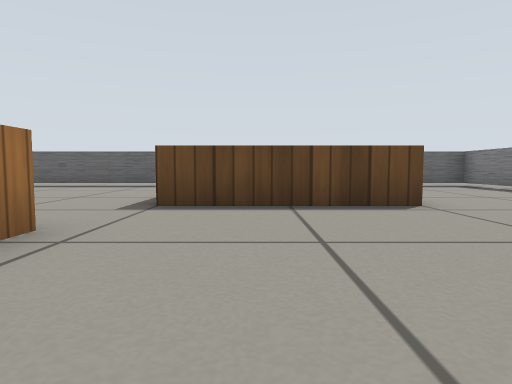
[1] (above)

20 first-person views from a walk through a Gazebo world. The camera is 0.28 m above the floor, tilts 4° down and sees 75° across. The floor is counted in squares, 0.5 m on a side. Each view is taken from the middle of a square. On the plan, view 1 faces up. The plan holds only what a view shows up to about 9 squares ahead; the rest is blank. Simple patterns stand in for the simulator's built-in surfaces.

[2]
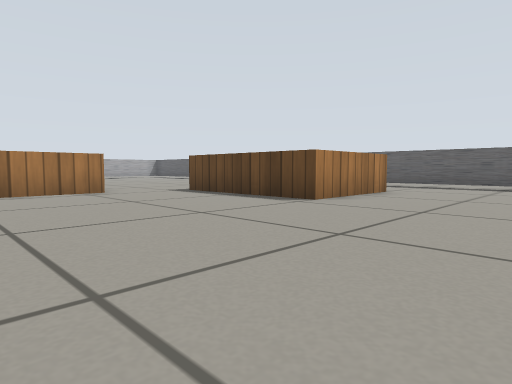

[3]
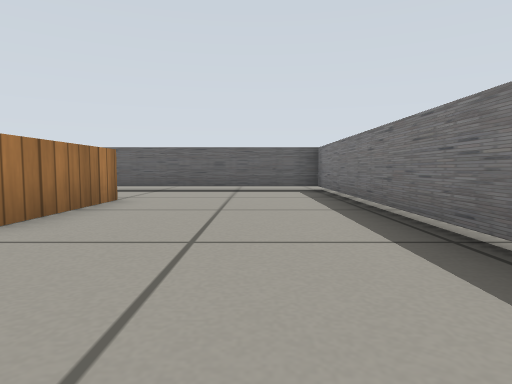

[4]
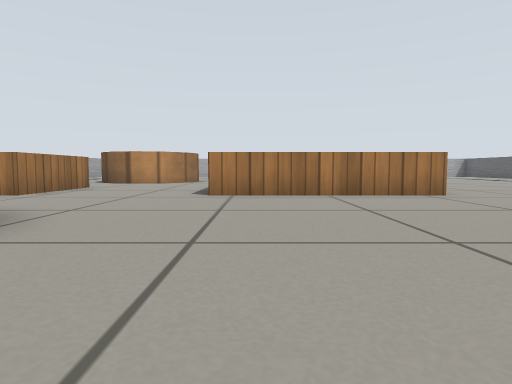

[5]
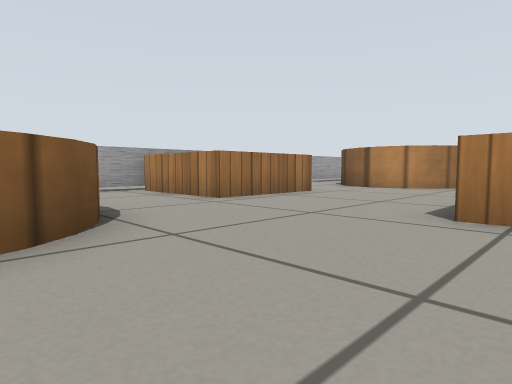

[6]
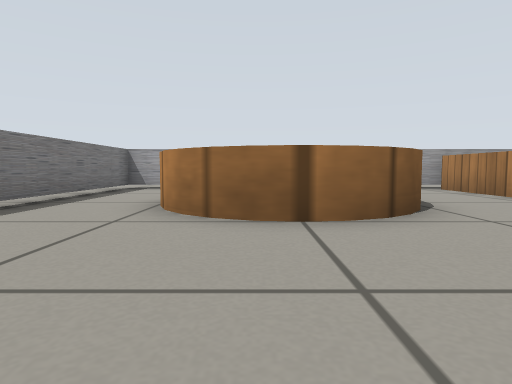

[7]
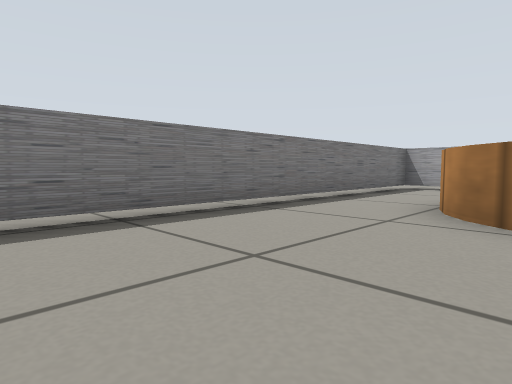

[8]
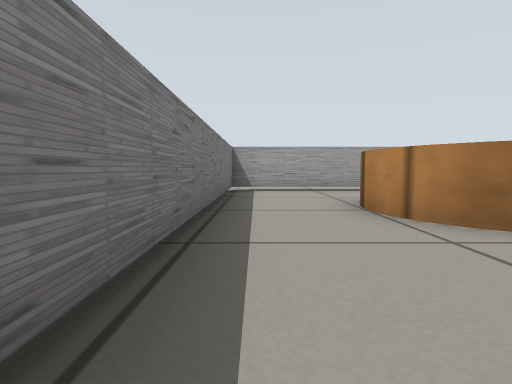

[9]
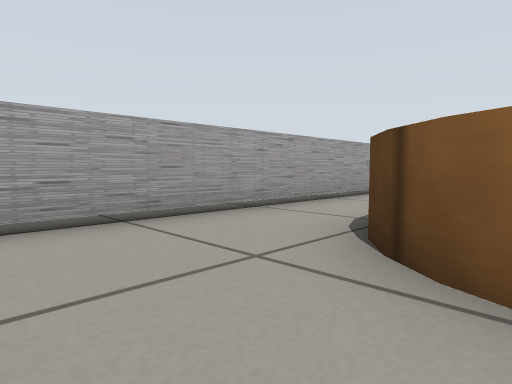

[10]
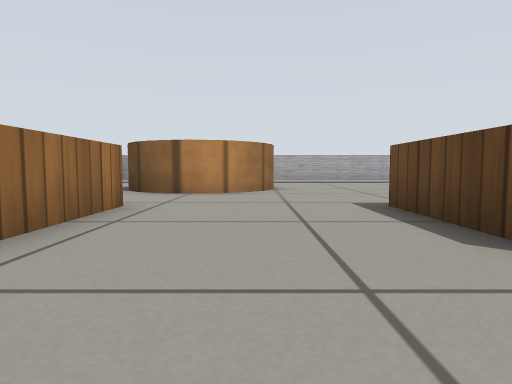

[11]
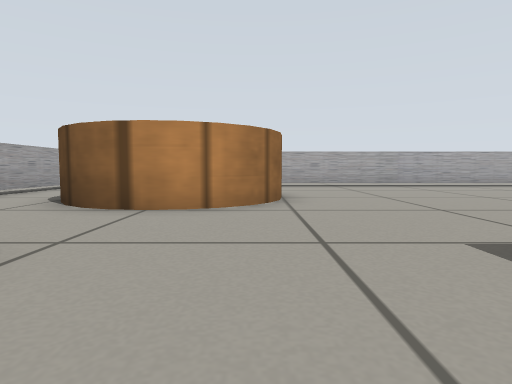

[12]
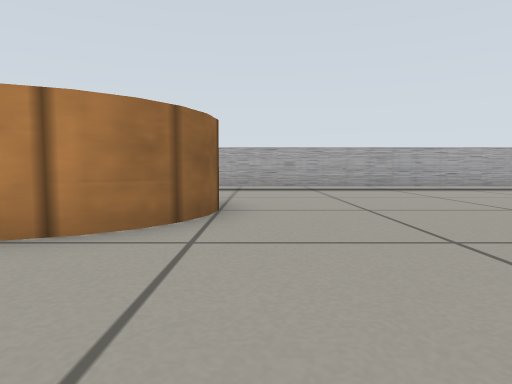

[13]
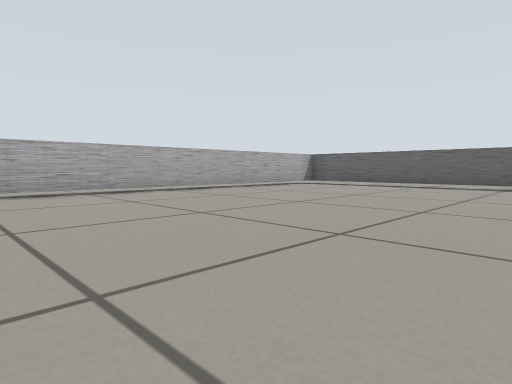

[14]
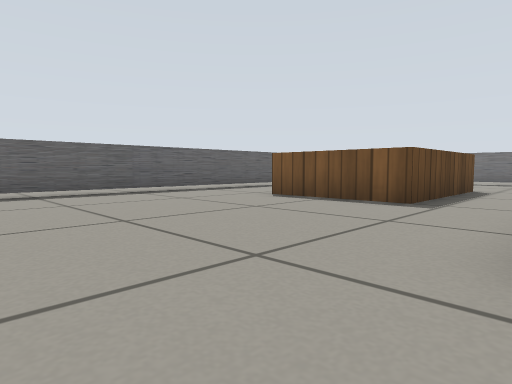

[15]
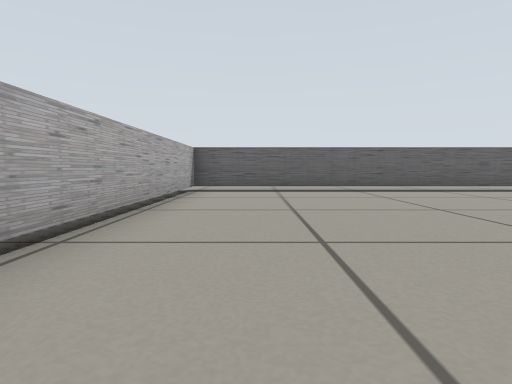

[16]
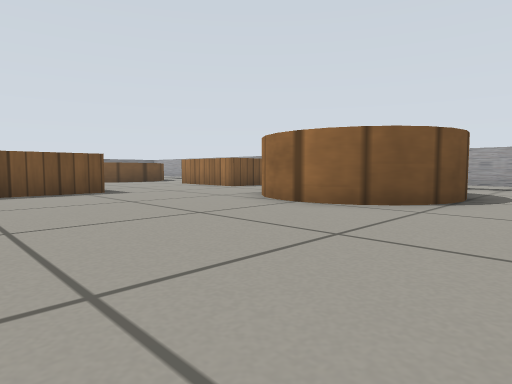

[17]
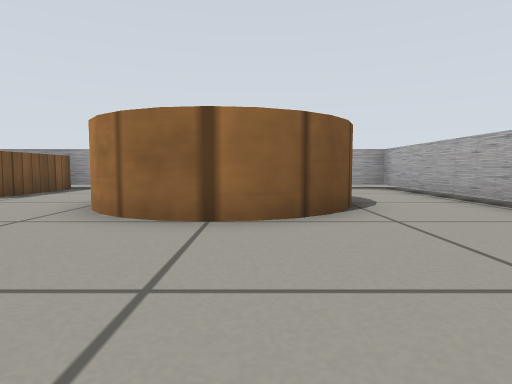

[18]
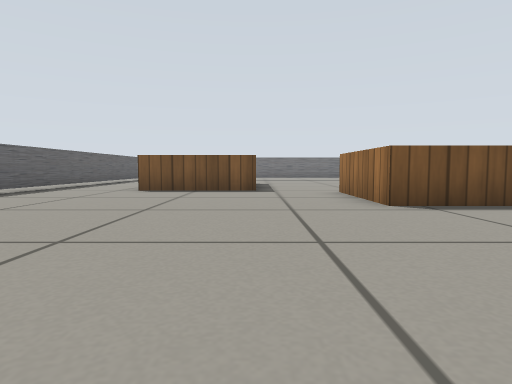

[19]
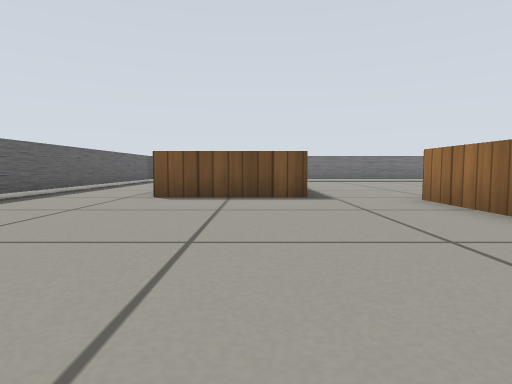

[20]
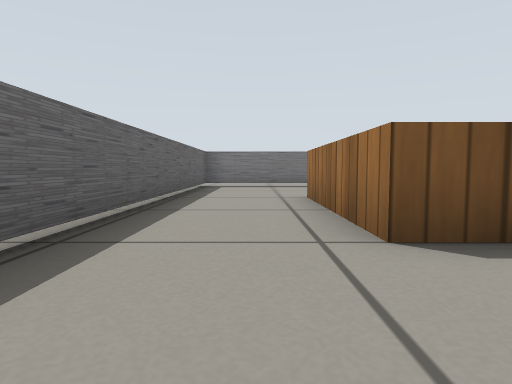

### Floor plan
Key: @ floor where view 1 was taken; # wall or solid block; . floor; C wooden cube; W wooden cylinder.
Columns run from 14 left of view 1 to 7 right of it. Each row starts with its distance up from view 1.
 11 ######################
 10 #....................#
  9 #....................#
  8 #............CCCC....#
  7 #............C  C....#
  6 #............C  C....#
  5 #............CCCC....#
  4 #....................#
  3 #........CCCC........
  2 #........C  C........
  1 #........C  C........
  0 #........C  C.@......#
 -1 #........C  C........#
 -2 #........CCCC........#
 -3 #....................#
 -4 #..WWWW........WWWW..#
 -5 #..W  W........W  W..#
 -6 #..W  W..CCCC..   W..#
 -7 #..  WW..C  C..   W..#
 -8 #...... .C  C........#
 -9 #.....   C  C........#
-10   ###       ##########

Where each view was taken, in squares from view 1:
view 1: 0 up, 0 right, facing up
view 2: 0 up, 6 right, facing up-left
view 3: 2 up, 5 right, facing up
view 4: 1 down, 5 right, facing left
view 5: 1 down, 2 right, facing down-left
view 6: 0 up, 3 right, facing down
view 7: 0 up, 3 right, facing down-right
view 8: 1 down, 6 right, facing down
view 9: 6 down, 6 right, facing down-left
view 10: 4 down, 0 right, facing left
view 11: 4 down, 3 left, facing left
view 12: 3 down, 5 left, facing left
view 13: 0 up, 6 left, facing up-left
view 14: 3 up, 7 left, facing up-right
view 15: 2 up, 12 left, facing up
view 16: 1 up, 13 left, facing down-right
view 17: 0 up, 10 left, facing down
view 18: 5 up, 10 left, facing right
view 19: 6 up, 8 left, facing right
view 20: 9 up, 4 left, facing right
